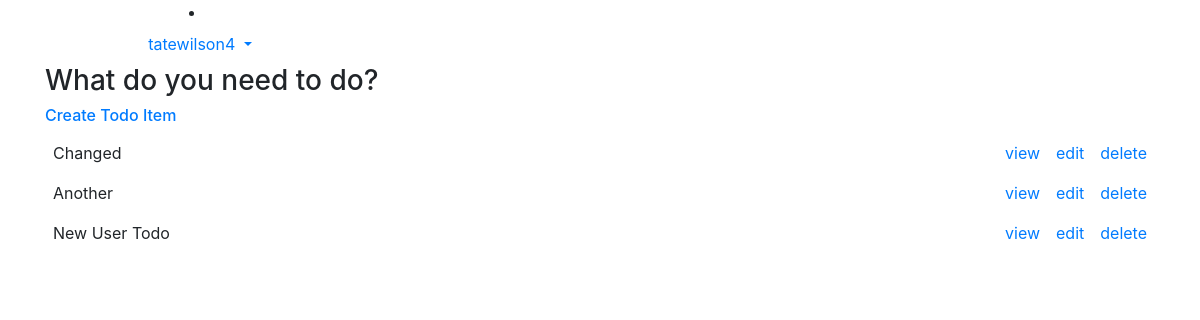
Before: /home/ (signed in) with the older database file.
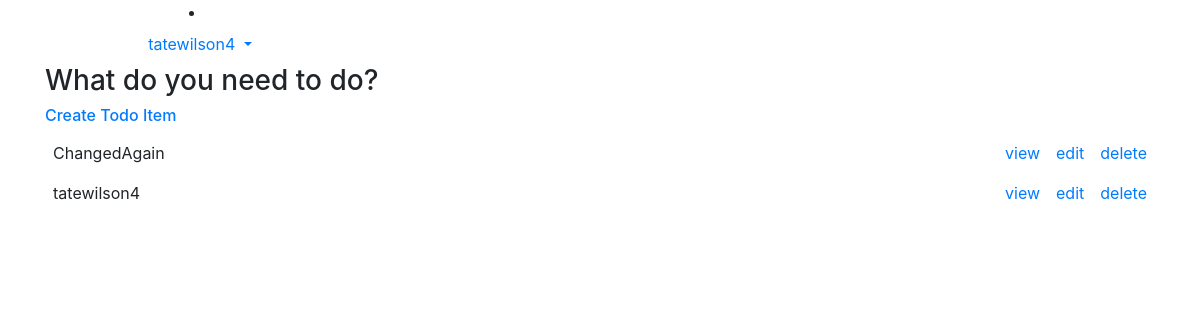
After: the same page with the newer database file.
### todo/models.py (models this page shows, shortened)
class Todo(models.Model):
    user = models.ForeignKey(User, on_delete=models.CASCADE)
    item = models.CharField(max_length=200)
    created = models.DateTimeField(auto_now_add=True)

### todo/views.py (the view)
# urls.py: path('home/', views.home, name='home'),
def home(request, template_name='home.html'):
    user = request.user
    todo = Todo.objects.filter(user=user)
    data = {}
    data['object_list'] = todo
    return render(request, template_name, data)

### todo/templates/home.html
{% extends 'base.html' %}
{% block content %}
<div class="container">
    <h3>What do you need to do?</h3>
    <h6><a href="{% url "todo_new" %}">Create Todo Item</a></h6>
</div>
{% for todo in object_list %}
<div class="container">
    <div class="d-flex">
        <div class="mr-auto p-2">{{ todo.item }}</div>
        <div class="p-2"><a class="list_item_links" href="{% url "todo_detail" todo.id %}"> view   </a></div>
        <div class="p-2"><a class="list_item_links" href="{% url "todo_edit" todo.id %}"> edit </a></div>
        <div class="p-2"><a class="list_item_links" href="{% url "todo_delete" todo.id %}"> delete </a></div>
    </div>
</div>
{% endfor %}
{% endblock %}

### todo/templates/base.html (shortened to what this page needs)
<!doctype html>
<html lang="en">
<head>
    <link rel="stylesheet" href="https://stackpath.bootstrapcdn.com/bootstrap/4.1.3/css/bootstrap.min.css">
</head>
<body>
    <div class="username-or-login col-4">
        {% if request.user.is_authenticated %}
        <li class="nav-item dropdown auth-dropdown" style="text-align:center;">
            <a class="login-logout nav-link dropdown-toggle" href="{% url 'home' %}" id="navbarDropdown" role="button" data-toggle="dropdown" aria-haspopup="true" aria-expanded="false">
                 {{ request.user.username }}
            </a>
        </li>
        {% else %}
        <li class="nav-item">
            <a  class="login-logout btn btn-primary" href="/accounts/login/">Login / Register</a>
        </li>
        {% endif %}
    </div>
    {% block content %}
    {% endblock %}
</body>
</html>

Changed rows visible on the page:
removed Todo: item "Changed"
removed Todo: item "Another"
removed Todo: item "New User Todo"
added Todo: item "ChangedAgain"
added Todo: item "tatewilson4"
